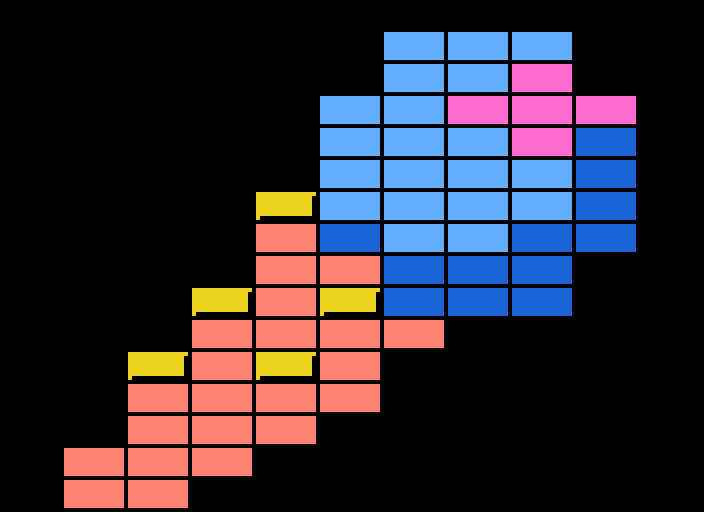

A level layout from a 2D game, rendered from its tile map. Below: a short description, then the map file with its tile-grid data intact:
An orthogonal 11x16 tile map with 64x32 px tiles, 1 tile layer (Level).

<map version="1.10" tiledversion="1.10.2" orientation="orthogonal" renderorder="right-down" width="11" height="16" tilewidth="64" tileheight="32" infinite="0" nextlayerid="2" nextobjectid="1">
 <tileset firstgid="1" name="tileset" tilewidth="64" tileheight="32" tilecount="12" columns="4">
  <image source="tileset.png" width="256" height="96" />
 </tileset>
 <layer id="1" name="Level" width="11" height="16">
  <data encoding="csv">
0,0,0,0,0,0,0,0,0,0,0,
0,0,0,0,0,0,3,3,3,0,0,
0,0,0,0,0,0,3,3,7,0,0,
0,0,0,0,0,3,3,7,7,7,0,
0,0,0,0,0,3,3,3,7,6,0,
0,0,0,0,0,3,3,3,3,6,0,
0,0,0,0,10,3,3,3,3,6,0,
0,0,0,0,2,6,3,3,6,6,0,
0,0,0,0,2,2,6,6,6,0,0,
0,0,0,10,2,10,6,6,6,0,0,
0,0,0,2,2,2,2,0,0,0,0,
0,0,10,2,10,2,0,0,0,0,0,
0,0,2,2,2,2,0,0,0,0,0,
0,0,2,2,2,0,0,0,0,0,0,
0,2,2,2,0,0,0,0,0,0,0,
0,2,2,0,0,0,0,0,0,0,0
</data>
 </layer>
</map>
